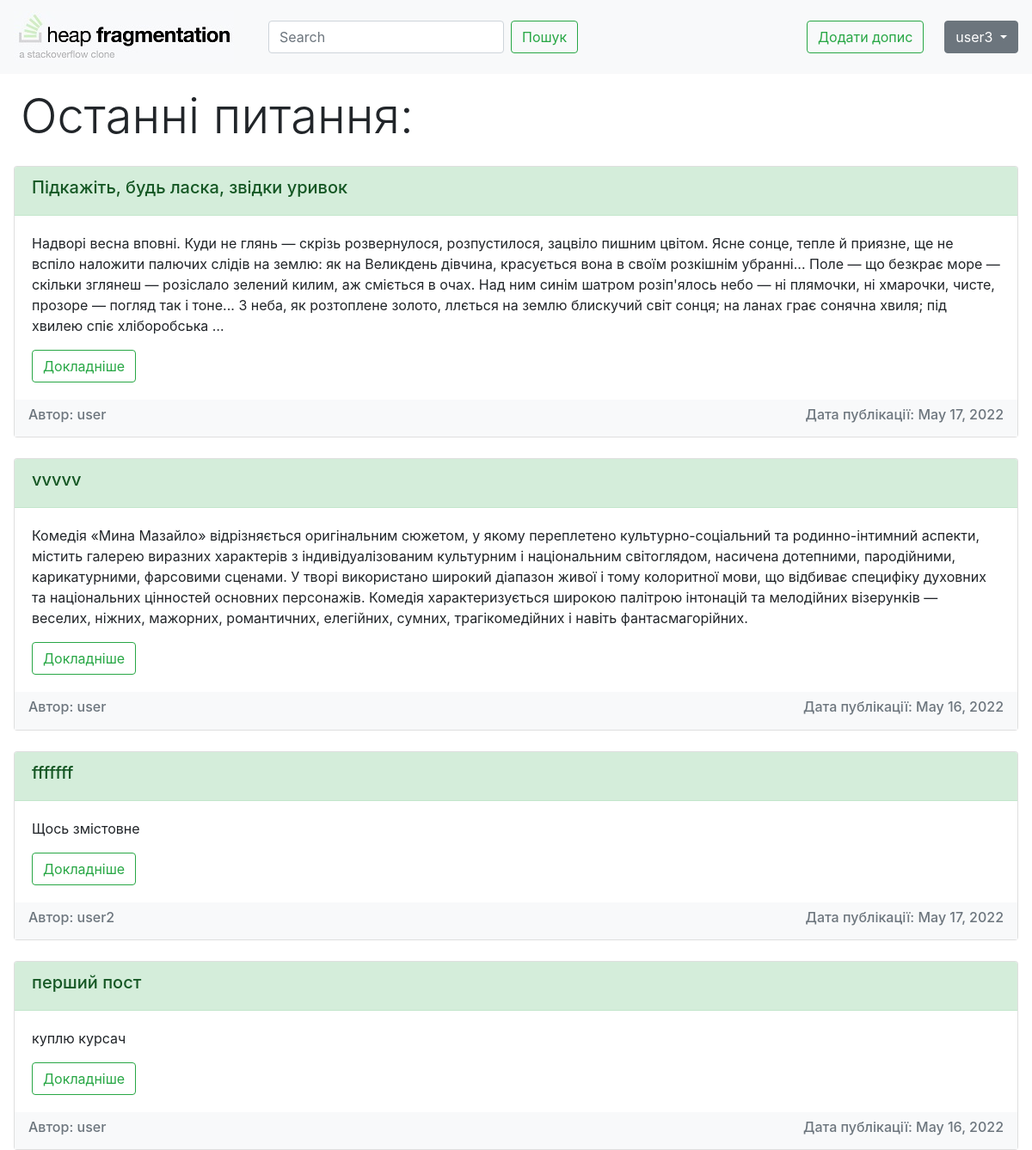
The page / (signed in) on the database its author committed.
### advice_app/models.py (models this page shows, shortened)
class Post(models.Model):
    title = models.CharField("Заголовок", max_length=50)
    question = models.TextField("Питання")
    author = models.ForeignKey(User, on_delete=models.CASCADE)
    isClosed = models.BooleanField("Cтатус", default=0)
    date = models.DateField(auto_now=True)

### advice_app/views.py (the view)
# urls.py: path('', views.Main_page.as_view(), name='index'),
class Main_page(ListView):
    model = Post
    queryset = Post.objects.order_by('-id')[:10]
    template_name = "advice_app/index.html"

### advice_app/templates/advice_app/index.html (shortened to what this page needs)
{% extends 'advice_app/base.html' %}
{% block content %}
<h1 class="display-4 mx-4 my-3">Останні питання:</h1>
{% include 'advice_app/post.html' %}
{% endblock %}

### advice_app/templates/advice_app/base.html (shortened to what this page needs)
{% load static %}
<!DOCTYPE html>
<html lang="ukr">
<head>
    <link rel="stylesheet" href="https://cdn.jsdelivr.net/npm/bootstrap@4.6.1/dist/css/bootstrap.min.css">
    <link rel="stylesheet" href="{% static 'advice_app/css/main.css' %}">
    <link rel="stylesheet" href="https://stackpath.bootstrapcdn.com/bootstrap/4.3.1/css/bootstrap.min.css">
</head>
<body>
<header>
    <nav class="navbar navbar-light bg-light">
        <div class="nav justify-content-left">
            <a class="navbar-brand" href="{% url 'index' %}">
                {% load static %}
                <img src="{% static 'advice_app/images/logo.jpeg' %}">
            </a>
            <div class="pr-sm-4"></div>
        <form class="form-inline my-2 my-lg-0">
            <input class="form-control mr-sm-2" type="search" placeholder="Search" aria-label="Search">
            <button class="btn btn-outline-success my-2 my-sm-0" type="submit">Пошук</button>
        </form>
        </div>
        {% if request.user.username %}
        <ul class="nav justify-content-right">
            <li><a class="btn btn-outline-success" href="{% url 'add_post' %}">Додати допис</a></li>
            <div class="pr-sm-4"></div>
            <li class="nav-item dropdown">
                <button type="button" class="btn btn-secondary dropdown-toggle" data-bs-toggle="dropdown" aria-expanded="false">
                    {{ request.user.username }}
                </button>
            </li>
        </ul>
        {% else %}
        <div class="btn-group" role="group">
          <a class="btn btn-secondary" href="{% url 'login' %}">Увійти</a>
          <a class="btn btn-secondary" href="{% url 'register' %}">Зареєструватись</a>
        </div>
        {% endif %}
    </nav>
</header>
{% block content %}{% endblock %}
</body>
</html>

### advice_app/templates/advice_app/post.html
{% if object_list %}
  {% for i in object_list %}
    <div class="card mt-4 mx-3">
      <div class="card-header alert-success"><h5>{{ i.title }}</h5></div>
      <div class="card-body">
        <p class="card-text">{{ i.question|truncatewords:90 }}</p>
        <a href="{% url 'detail' i.id %}" class="btn btn-outline-success">Докладніше</a>
      </div>
      <div class="navbar navbar-light bg-light text-muted">
        <h6>Автор: {{ i.author }}</h6>
        <h6>Дата публікації: {{ i.date }}</h6>
      </div>
    </div>
  {% endfor %}
{% else %}
  <p class="mx-4 my-3">Наразі дописів немає</p>
{% endif %}

### rows shown on the page
Post: title "Підкажіть, будь ласка, звідки уривок", question "Надворі весна вповні. Куди не глянь — скрізь розвернулося, розпустилося, зацвіло пишним цвітом. Ясне сонце, тепле й приязне, ще не вспіло наложити палючих слідів на землю: як на Великдень дівчина, красується вона в своїм розкішнім убранні... Поле — що безкрає море — скільки зглянеш — розіслало зелений килим, аж сміється в очах. Над ним синім шатром розіп'ялось небо — ні плямочки, ні хмарочки, чисте, прозоре — погляд так і тоне... З неба, як розтоплене золото, ллється на землю блискучий світ сонця; на ланах грає сонячна хвиля; під хвилею спіє хліборобська …", author "user", date "May 17, 2022"
Post: title "vvvvv", question "Комедія «Мина Мазайло» відрізняється оригінальним сюжетом, у якому переплетено культурно-соціальний та родинно-інтимний аспекти, містить галерею виразних характерів з індивідуалізованим культурним і національним світоглядом, насичена дотепними, пародійними, карикатурними, фарсовими сценами. У творі використано широкий діапазон живої і тому колоритної мови, що відбиває специфіку духовних та національних цінностей основних персонажів. Комедія характеризується широкою палітрою інтонацій та мелодійних візерунків — веселих, ніжних, мажорних, романтичних, елегійних, сумних, трагікомедійних і навіть фантасмагорійних.", author "user", date "May 16, 2022"
Post: title "fffffff", question "Щось змістовне", author "user2", date "May 17, 2022"
Post: title "перший пост", question "куплю курсач", author "user", date "May 16, 2022"

### other values the page prints
{{ request.user.username }} "user3"
